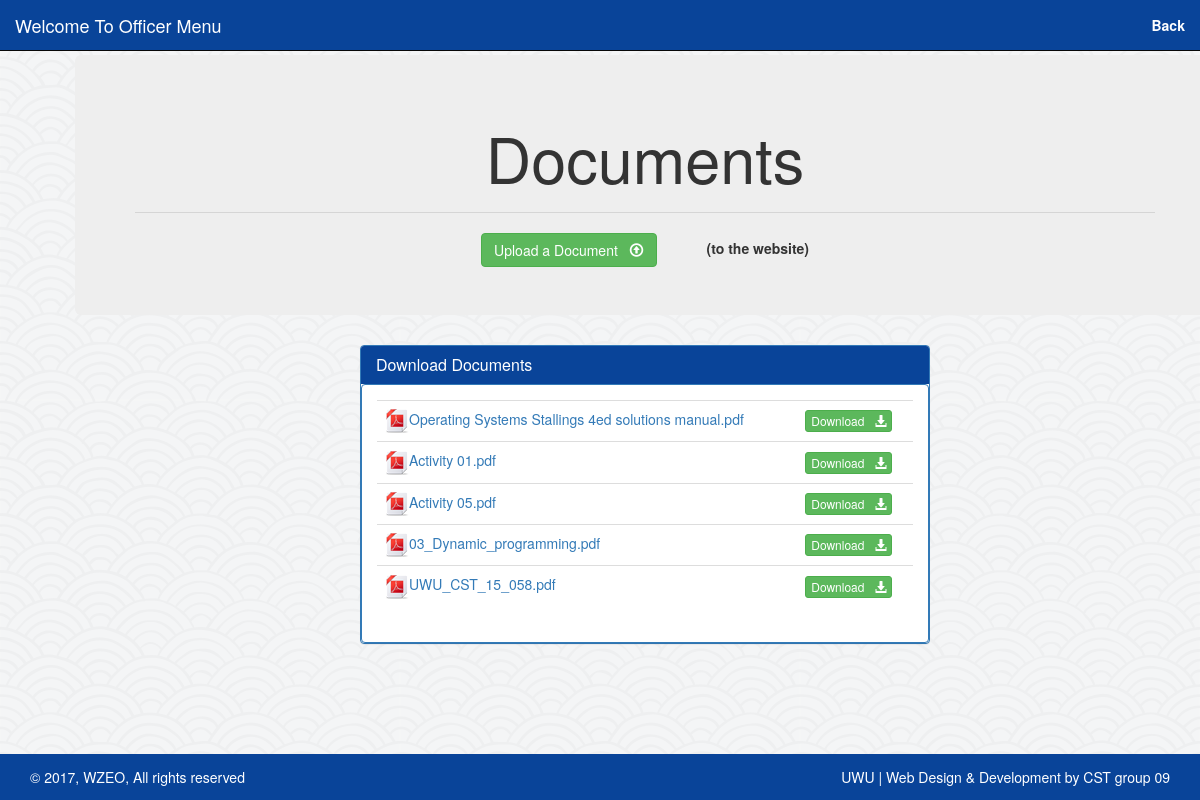
Page /Project/officerPanel/documents.php on the committed database.
### tables this page shows
CREATE TABLE `adminuploadeddocuments` (
  `id` int(10) NOT NULL,
  `name` varchar(100) NOT NULL
);

### Project/officerPanel/documents.php (the view, shortened to what this page needs)
<?php
require 'db.php';
$sql2 = "SELECT * FROM adminuploadeddocuments";
$result = mysqli_query($conn, $sql2);
?>
<!DOCTYPE html>
<html>
    <head>
        <link href="css/bootstrap.min.css" rel="stylesheet"/>
        <link href="css/style.css" rel="stylesheet"/>
    </head>
    <body>
        <div id="container">
            <?php include 'optionHeader.php'; ?>
            <div class="container">
            		<div class="jumbotron text-center">
                    <p><h1>Documents</h1> </p>
                    <hr>
                    <div>
                        <table>
                            <tr>
                            <a href="uploadDocumentAdmin.php" style="margin-right: 50px" class="btn btn-success">Upload a Document &nbsp; <span class="glyphicon glyphicon-upload"></span></a>
                            <b>(to the website)</b>
                            </tr>
                        </table>
                    </div>
            </div>
            <div id="dowloadUpload">
                <div class="panel-group" id="accordion" role="tablist" aria-multiselectable="true" style="margin-top:10px">
                    <div class="panel panel-primary">
                        <div class="panel-heading">
                            <h4 class="panel-title">
                                Download Documents
                            </h4>
                        </div>
                        <div class="panel panel-primary">
                            <div class="panel-body">
                                <table class="table">
                                    <?php
                                    if (mysqli_num_rows($result) > 0) {
                                        while ($row = mysqli_fetch_assoc($result)) {
                                            echo "<tr>";
                                            echo "<td>";
                                            echo "<img src = '../images/pdf.png' class = 'iconlarge activityicon' role = 'presentation'>";
                                            echo '<a href="dowloadPDFFromAdmin.php?file=' . urlencode($row["name"]) . '">' . $row["name"] . '</a>';
                                            echo "</td>";
                                            echo "<td>";
                                            echo "<a class='btn btn-success btn-xs' href='dowloadPDFFromAdmin.php?file=" . urlencode($row["name"]) . "'>Download  &nbsp; <span class='glyphicon glyphicon-download-alt'> </a>";
                                            echo "</td>";
                                            echo "</tr>";
                                        }
                                    } else {
                                        echo "0 results";
                                    }
                                    ?>
                                </table>
                            </div>
                        </div>
                    </div>
                </div>
            </div>
        </div>
    </div>
    <?php include'footer.php'; ?>
</body>
</html>

### Project/officerPanel/css/style.css (style rules this page uses)
.panel-primary>.panel-heading { background-color: #094499; border-color: #094499; }
body { background-image: url("../../images/bgImg.png"); }
#container { margin: 0 auto; width: 90%; padding-top: 55px; }
#dowloadUpload { margin: 20px auto; width: 50%; }

### rows in the picture
adminuploadeddocuments: name "Operating Systems Stallings 4ed solutions manual.pdf"
adminuploadeddocuments: name "Activity 01.pdf"
adminuploadeddocuments: name "Activity 05.pdf"
adminuploadeddocuments: name "03_Dynamic_programming.pdf"
adminuploadeddocuments: name "UWU_CST_15_058.pdf"
